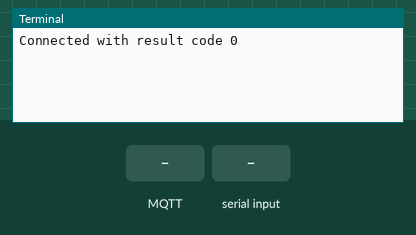
This program was run on a simulated Raspberry Pi (BCM pin numbers). On the bench: the last lines printed to the terminal. The test bench sets the inputs (shaded band). No MQTT or app messages arrive unless stated; threads take turns every 2 ms.

Above: at 1.3 s.
1.4 s: MQTT message "value1" arrives on the first subscribed topic
At 2.0 s:
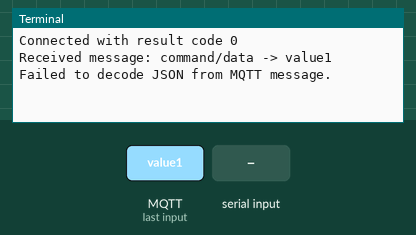
2.9 s: "value1\n" received over the second serial link
At 3.9 s:
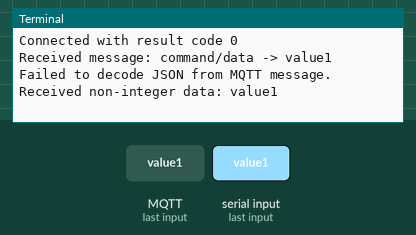
4.4 s: MQTT message "1" arrives on the first subscribed topic
At 5.5 s:
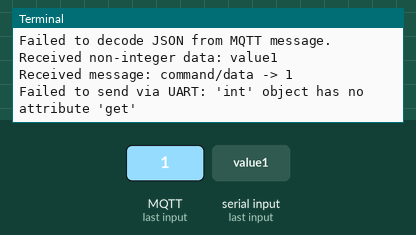
5.9 s: "0\n" received over the second serial link
At 7.5 s:
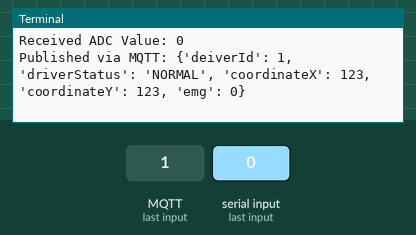

Measured:
- after the input at 1.4 s, the terminal: prints a new line at once (image 1)
- after the input at 2.9 s, the terminal: prints a new line after 0.05 s (image 2)
- after the input at 4.4 s, the terminal: prints a new line at once (image 3)
- after the input at 5.9 s, the terminal: prints a new line after 0.06 s (image 4)

The program:

integ_test3_1113.py
```python
import time
import json
import struct
import serial
from gpiozero import DistanceSensor
import paho.mqtt.client as mqtt
import threading

# MQTT 설정
mqtt_broker = "192.168.100.104"
mqtt_port = 1883
mqtt_topic = "sensor/data"      # 데이터를 송신할 토픽
control_topic = "command/data"  # 데이터를 수신할 토픽

client = mqtt.Client()
#client.username_pw_set(username="rpi5", password="ssafyi11C102!!")

driverId = 1
driverStatus = "NORMAL"
cordX = 123
cordY = 123

# 라즈베리 파이에서 UART 신호를 수신하기 위한 설정
ser = serial.Serial('/dev/ttyAMA0', baudrate=9600, timeout=1)

def on_connect(client, userdata, flags, rc):

    if rc == 0:
        print("Connected with result code " + str(rc))
        client.subscribe(control_topic)  # 데이터를 수신할 토픽 구독

    else:
        print("Failed to connect, return code " + str(rc))

def on_disconnect(client, userdata, rc):
    print("Disconnected with result code " + str(rc))

def on_message(client, userdata, msg):

    # 메시지 수신 시 호출되는 콜백 함수
    print(f"Received message: {msg.topic} -> {msg.payload.decode()}")

    # 수신한 메시지를 JSON으로 파싱하고, UART로 전송할 배열로 변환
    try:
        payload = json.loads(msg.payload.decode())  # JSON 문자열을 파이썬 딕셔너리로 변환

        # UART로 전송할 배열 데이터 추출 (필요한 값만 가져오도록 조정 가능)
        #기본 값은 0으로 설정
        uart_array = [
            payload.get('value1', 0),
            payload.get('value2', 0),
            payload.get('value3', 0),
            payload.get('value4', 0),
            payload.get('value5', 0),
            payload.get('value6', 0),
            payload.get('value7', 0),
            payload.get('value8', 0)
        ]

        # 배열 데이터를 UART로 전송
        uart_bytes = struct.pack(f'{len(uart_array)}B', *uart_array)
        ser.write(uart_bytes)
        print(f"Sent array via UART: {uart_array}")

    except json.JSONDecodeError:
        print("Failed to decode JSON from MQTT message.")

    except Exception as e:
        print(f"Failed to send via UART: {e}")

def read_uart():

    while True:

        if ser.in_waiting > 0:  # 수신된 데이터가 있는지 확인

            try:
                # 모든 수신된 데이터 읽기
                data = ser.readline().decode('utf-8').strip()  # 라인 단위로 읽기
                if data:
                    emg_value = int(data)  # 데이터를 정수로 변환
                    print(f"Received ADC Value: {emg_value}")  # 수신된 데이터 출력

                    # 받은 UART 데이터를 MQTT로 발행
                    payload = {
                        "deiverId" : driverId,
                        "driverStatus" : driverStatus,
                        "coordinateX" : cordX,
                        "coordinateY" : cordY,
                        "emg": emg_value,
                    }

                    client.publish(mqtt_topic, json.dumps(payload), qos=1)
                    print(f"Published via MQTT: {payload}")

                    # UART로 배열 데이터 전송
                    #uart_array = [1, 2, 3, 4, 5, 6, 7, 8]  # 예시 배열 데이터
                    #uart_bytes = struct.pack(f'{len(uart_array)}B', *uart_array)
                    #ser.write(uart_bytes)
                    #print(f"Sent array via UART: {uart_array}")

            except ValueError:
                print(f"Received non-integer data: {data}")  # 비정수 데이터 오류 처리

            except UnicodeDecodeError:
                print("Error decoding data")  # 디코딩 오류 처리

        time.sleep(0.1)  # 데이터를 읽는 간격 줄임

client.on_connect = on_connect
client.on_disconnect = on_disconnect
client.on_message = on_message

# MQTT 브로커에 연결
try:
    client.connect(mqtt_broker, mqtt_port, 60)
    client.loop_start()

except Exception as e:
    print(f"Could not connect to MQTT Broker: {e}")
    exit()

# UART 데이터 읽기 스레드 시작
uart_thread = threading.Thread(target=read_uart)
uart_thread.daemon = True
uart_thread.start()

# 센서 데이터 수집 및 MQTT 발행
try:
     while True:
         time.sleep(1)

except KeyboardInterrupt:
    print("종료")

finally:
    # MQTT 연결 종료
    client.disconnect()
    client.loop_stop()
    ser.close()
```
